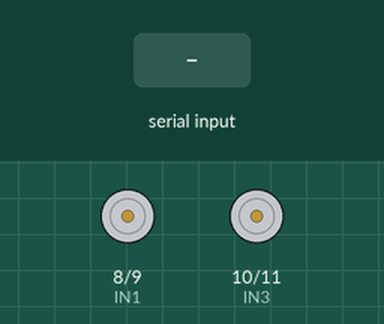
Bench run of a sketch on a simulated Arduino Uno, built with avr-gcc and run on an emulated ATmega328P. On the bench: motor-driver pin pairs drawn as motors (green arrow = first pin HIGH = forward, orange = second pin HIGH = backward, longer = more drive, scaled by the enable pin). The test bench sets the inputs (shaded band).

Above: at 1.2 s.
1.3 s: "F" received over Serial
At 2.3 s:
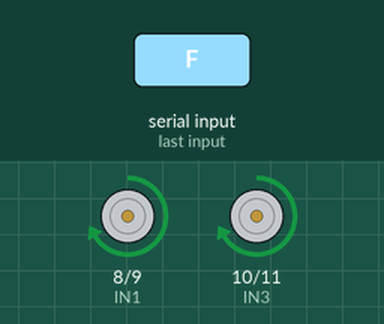
2.8 s: "B" received over Serial
At 3.5 s:
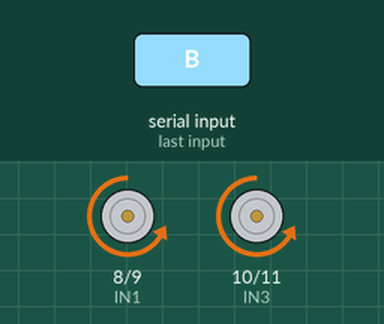
4.3 s: "L" received over Serial
At 4.6 s:
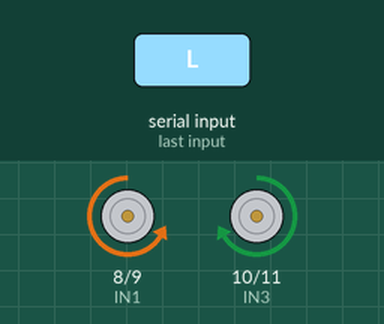
5.8 s: "R" received over Serial
At 7.0 s:
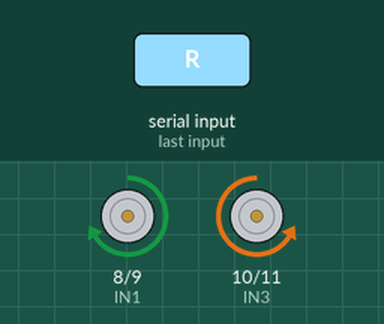
7.3 s: "S" received over Serial
At 8.1 s:
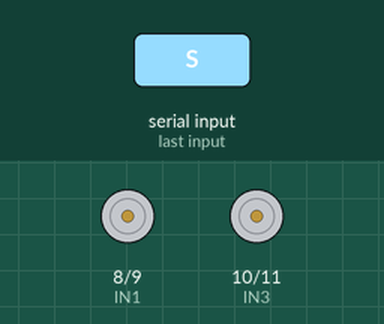
Timing chart, 0 to 9.8 s (numbered marks = the images above; inputs shaded):
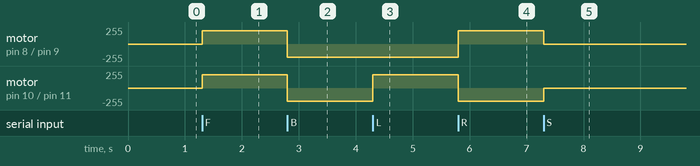

The sketch:

Bluetooth_Controlled_Car.ino
```cpp
/*
---------------------------------------------------------
Project: Bluetooth Controlled Robotic Car
Author : Tamminana Manasa
Board  : Arduino UNO

Components:
- Arduino UNO
- HC-05 Bluetooth Module
- L298N Motor Driver
- 2 DC Motors

Bluetooth Commands:
F - Forward
B - Backward
L - Left
R - Right
S - Stop
---------------------------------------------------------
*/

// Motor A
const int ENA = 5;
const int IN1 = 8;
const int IN2 = 9;

// Motor B
const int ENB = 6;
const int IN3 = 10;
const int IN4 = 11;

char command;

void setup()
{
  pinMode(ENA, OUTPUT);
  pinMode(IN1, OUTPUT);
  pinMode(IN2, OUTPUT);

  pinMode(ENB, OUTPUT);
  pinMode(IN3, OUTPUT);
  pinMode(IN4, OUTPUT);

  analogWrite(ENA, 200);
  analogWrite(ENB, 200);

  Serial.begin(9600);

  stopCar();
}

void loop()
{
  if (Serial.available())
  {
    command = Serial.read();

    switch (command)
    {
      case 'F':
        moveForward();
        break;

      case 'B':
        moveBackward();
        break;

      case 'L':
        turnLeft();
        break;

      case 'R':
        turnRight();
        break;

      case 'S':
        stopCar();
        break;
    }
  }
}

void moveForward()
{
  digitalWrite(IN1, HIGH);
  digitalWrite(IN2, LOW);

  digitalWrite(IN3, HIGH);
  digitalWrite(IN4, LOW);
}

void moveBackward()
{
  digitalWrite(IN1, LOW);
  digitalWrite(IN2, HIGH);

  digitalWrite(IN3, LOW);
  digitalWrite(IN4, HIGH);
}

void turnLeft()
{
  digitalWrite(IN1, LOW);
  digitalWrite(IN2, HIGH);

  digitalWrite(IN3, HIGH);
  digitalWrite(IN4, LOW);
}

void turnRight()
{
  digitalWrite(IN1, HIGH);
  digitalWrite(IN2, LOW);

  digitalWrite(IN3, LOW);
  digitalWrite(IN4, HIGH);
}

void stopCar()
{
  digitalWrite(IN1, LOW);
  digitalWrite(IN2, LOW);

  digitalWrite(IN3, LOW);
  digitalWrite(IN4, LOW);
}
```

Measured:
- after the input at 1.3 s, motor on pin 8 (IN1) / pin 9 (IN2), motor on pin 10 (IN3) / pin 11 (IN4): stopped → forward 200/255 at once
- after the input at 2.8 s, motor on pin 8 (IN1) / pin 9 (IN2), motor on pin 10 (IN3) / pin 11 (IN4): forward 200/255 → backward 200/255 at once
- after the input at 4.3 s, motor on pin 10 (IN3) / pin 11 (IN4): backward 200/255 → forward 200/255 at once
- after the input at 5.8 s, motor on pin 8 (IN1) / pin 9 (IN2): backward 200/255 → forward 200/255 at once; motor on pin 10 (IN3) / pin 11 (IN4): forward 200/255 → backward 200/255 at once
- after the input at 7.3 s, motor on pin 8 (IN1) / pin 9 (IN2): forward 200/255 → stopped at once; motor on pin 10 (IN3) / pin 11 (IN4): backward 200/255 → stopped at once
